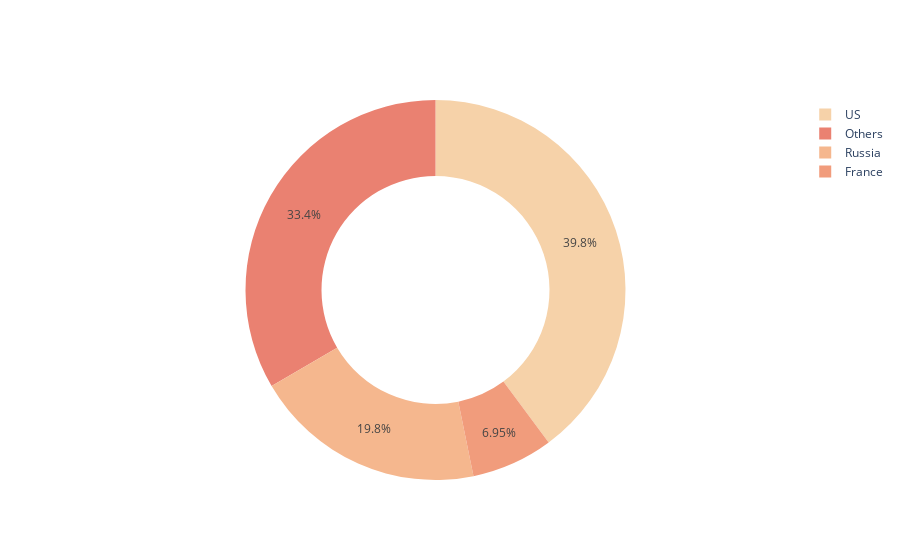

The cell this chart's notebook holds for it:
### Code cell
import plotly.graph_objects as go
fig = go.Figure(data=[go.Pie(labels=Name, values=Value, hole=.6, marker_colors=px.colors.sequential.Redor)])
fig.show()

### Figure 1 — Plotly figure (JSON) as saved in the notebook; plotly's stock layout.template omitted (floating-point values rounded to 4 significant figures)
{"data": [{"hole": 0.6, "labels": ["US", "Russia", "France", "Others"], "marker": {"colors": ["rgb(246, 210, 169)", "rgb(245, 183, 142)", "rgb(241, 156, 124)", "rgb(234, 129, 113)", "rgb(221, 104, 108)", "rgb(202, 82, 104)", "rgb(177, 63, 100)"]}, "type": "pie", "values": [12394, 6148, 2162, 10402]}], "layout": {}}
